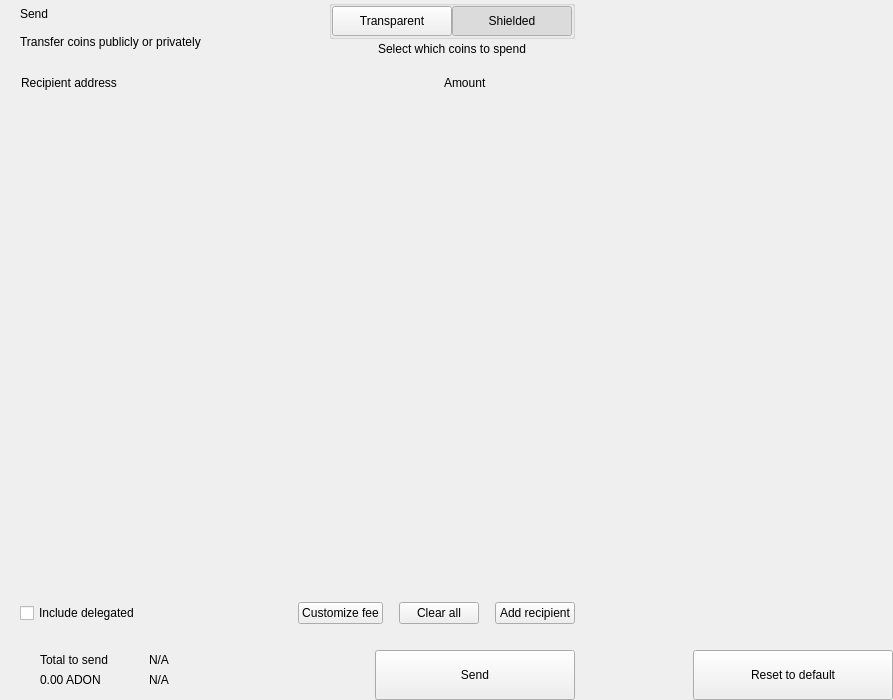
<?xml version="1.0" encoding="UTF-8"?>
<ui version="4.0">
 <class>send</class>
 <widget class="QWidget" name="send">
  <property name="geometry">
   <rect>
    <x>0</x>
    <y>0</y>
    <width>893</width>
    <height>700</height>
   </rect>
  </property>
  <property name="windowTitle">
   <string notr="true">N/A</string>
  </property>
  <layout class="QHBoxLayout" name="horizontalLayout_2" stretch="2,1">
   <property name="spacing">
    <number>0</number>
   </property>
   <property name="leftMargin">
    <number>0</number>
   </property>
   <property name="topMargin">
    <number>0</number>
   </property>
   <property name="rightMargin">
    <number>0</number>
   </property>
   <property name="bottomMargin">
    <number>0</number>
   </property>
   <item>
    <widget class="QWidget" name="left" native="true">
     <layout class="QVBoxLayout" name="verticalLayout_3">
      <property name="spacing">
       <number>0</number>
      </property>
      <property name="leftMargin">
       <number>0</number>
      </property>
      <property name="topMargin">
       <number>0</number>
      </property>
      <property name="rightMargin">
       <number>0</number>
      </property>
      <property name="bottomMargin">
       <number>0</number>
      </property>
      <item>
       <layout class="QVBoxLayout" name="verticalLayout_22" stretch="0,0,0,1,0,0,0,0">
        <property name="spacing">
         <number>0</number>
        </property>
        <item>
         <layout class="QHBoxLayout" name="horizontalLayout_3">
          <property name="spacing">
           <number>0</number>
          </property>
          <property name="leftMargin">
           <number>20</number>
          </property>
          <property name="rightMargin">
           <number>20</number>
          </property>
          <item>
           <layout class="QVBoxLayout" name="verticalLayout">
            <property name="spacing">
             <number>0</number>
            </property>
            <item>
             <widget class="QLabel" name="labelTitle">
              <property name="text">
               <string>Send</string>
              </property>
              <property name="alignment">
               <set>Qt::AlignLeading|Qt::AlignLeft|Qt::AlignVCenter</set>
              </property>
             </widget>
            </item>
            <item>
             <widget class="QLabel" name="labelSubtitle1">
              <property name="text">
               <string>Transfer coins publicly or privately</string>
              </property>
             </widget>
            </item>
           </layout>
          </item>
          <item>
           <spacer name="horizontalSpacer">
            <property name="orientation">
             <enum>Qt::Horizontal</enum>
            </property>
            <property name="sizeHint" stdset="0">
             <size>
              <width>40</width>
              <height>20</height>
             </size>
            </property>
           </spacer>
          </item>
          <item>
           <layout class="QVBoxLayout" name="verticalLayout_6">
            <property name="spacing">
             <number>3</number>
            </property>
            <item alignment="Qt::AlignHCenter">
             <widget class="QGroupBox" name="groupBox">
              <property name="styleSheet">
               <string notr="true">#groupBox{
padding-top:2px;
}</string>
              </property>
              <property name="title">
               <string/>
              </property>
              <property name="alignment">
               <set>Qt::AlignCenter</set>
              </property>
              <layout class="QHBoxLayout" name="horizontalLayout_4">
               <property name="spacing">
                <number>0</number>
               </property>
               <property name="leftMargin">
                <number>0</number>
               </property>
               <property name="topMargin">
                <number>0</number>
               </property>
               <property name="rightMargin">
                <number>0</number>
               </property>
               <property name="bottomMargin">
                <number>0</number>
               </property>
               <item>
                <widget class="QPushButton" name="pushLeft">
                 <property name="minimumSize">
                  <size>
                   <width>120</width>
                   <height>30</height>
                  </size>
                 </property>
                 <property name="maximumSize">
                  <size>
                   <width>120</width>
                   <height>30</height>
                  </size>
                 </property>
                 <property name="focusPolicy">
                  <enum>Qt::NoFocus</enum>
                 </property>
                 <property name="text">
                  <string>Transparent</string>
                 </property>
                 <property name="checkable">
                  <bool>true</bool>
                 </property>
                 <property name="autoExclusive">
                  <bool>true</bool>
                 </property>
                </widget>
               </item>
               <item>
                <widget class="QPushButton" name="pushRight">
                 <property name="minimumSize">
                  <size>
                   <width>120</width>
                   <height>30</height>
                  </size>
                 </property>
                 <property name="maximumSize">
                  <size>
                   <width>120</width>
                   <height>30</height>
                  </size>
                 </property>
                 <property name="focusPolicy">
                  <enum>Qt::NoFocus</enum>
                 </property>
                 <property name="text">
                  <string>Shielded</string>
                 </property>
                 <property name="checkable">
                  <bool>true</bool>
                 </property>
                 <property name="checked">
                  <bool>true</bool>
                 </property>
                 <property name="autoExclusive">
                  <bool>true</bool>
                 </property>
                </widget>
               </item>
              </layout>
             </widget>
            </item>
            <item alignment="Qt::AlignHCenter|Qt::AlignTop">
             <widget class="QLabel" name="labelSubtitle2">
              <property name="styleSheet">
               <string notr="true"/>
              </property>
              <property name="text">
               <string>Select which coins to spend</string>
              </property>
              <property name="alignment">
               <set>Qt::AlignCenter</set>
              </property>
              <property name="indent">
               <number>0</number>
              </property>
             </widget>
            </item>
           </layout>
          </item>
         </layout>
        </item>
        <item>
         <spacer name="verticalSpacer_2">
          <property name="orientation">
           <enum>Qt::Vertical</enum>
          </property>
          <property name="sizeType">
           <enum>QSizePolicy::Fixed</enum>
          </property>
          <property name="sizeHint" stdset="0">
           <size>
            <width>20</width>
            <height>20</height>
           </size>
          </property>
         </spacer>
        </item>
        <item>
         <layout class="QHBoxLayout" name="horizontalLayout" stretch="6,0,2">
          <property name="spacing">
           <number>0</number>
          </property>
          <property name="leftMargin">
           <number>10</number>
          </property>
          <property name="topMargin">
           <number>0</number>
          </property>
          <property name="rightMargin">
           <number>20</number>
          </property>
          <property name="bottomMargin">
           <number>0</number>
          </property>
          <item>
           <widget class="QLabel" name="labelSubtitleAddress">
            <property name="styleSheet">
             <string notr="true">margin-left:8px;</string>
            </property>
            <property name="text">
             <string>Recipient address</string>
            </property>
           </widget>
          </item>
          <item>
           <spacer name="horizontalSpacer_3">
            <property name="orientation">
             <enum>Qt::Horizontal</enum>
            </property>
            <property name="sizeType">
             <enum>QSizePolicy::Fixed</enum>
            </property>
            <property name="sizeHint" stdset="0">
             <size>
              <width>40</width>
              <height>1</height>
             </size>
            </property>
           </spacer>
          </item>
          <item>
           <widget class="QLabel" name="labelSubtitleAmount">
            <property name="text">
             <string>Amount</string>
            </property>
           </widget>
          </item>
         </layout>
        </item>
        <item>
         <widget class="QScrollArea" name="scrollArea">
          <property name="minimumSize">
           <size>
            <width>0</width>
            <height>350</height>
           </size>
          </property>
          <property name="styleSheet">
           <string notr="true">#scrollArea {
            background:transparent;
            margin-top:10px;
}</string>
          </property>
          <property name="horizontalScrollBarPolicy">
           <enum>Qt::ScrollBarAlwaysOff</enum>
          </property>
          <property name="sizeAdjustPolicy">
           <enum>QAbstractScrollArea::AdjustIgnored</enum>
          </property>
          <property name="widgetResizable">
           <bool>true</bool>
          </property>
          <property name="alignment">
           <set>Qt::AlignLeading|Qt::AlignLeft|Qt::AlignTop</set>
          </property>
          <widget class="QWidget" name="scrollAreaWidgetContents">
           <property name="geometry">
            <rect>
             <x>0</x>
             <y>0</y>
             <width>591</width>
             <height>16</height>
            </rect>
           </property>
           <property name="sizePolicy">
            <sizepolicy hsizetype="Preferred" vsizetype="Maximum">
             <horstretch>0</horstretch>
             <verstretch>0</verstretch>
            </sizepolicy>
           </property>
           <property name="autoFillBackground">
            <bool>false</bool>
           </property>
           <property name="styleSheet">
            <string notr="true">#scrollAreaWidgetContents {
             background:transparent;
             }</string>
           </property>
           <layout class="QVBoxLayout" name="verticalLayout_7">
            <property name="spacing">
             <number>0</number>
            </property>
            <property name="sizeConstraint">
             <enum>QLayout::SetDefaultConstraint</enum>
            </property>
            <property name="leftMargin">
             <number>0</number>
            </property>
            <property name="topMargin">
             <number>0</number>
            </property>
            <property name="rightMargin">
             <number>0</number>
            </property>
            <property name="bottomMargin">
             <number>0</number>
            </property>
           </layout>
          </widget>
         </widget>
        </item>
        <item>
         <spacer name="verticalSpacer_4">
          <property name="orientation">
           <enum>Qt::Vertical</enum>
          </property>
          <property name="sizeType">
           <enum>QSizePolicy::Fixed</enum>
          </property>
          <property name="sizeHint" stdset="0">
           <size>
            <width>20</width>
            <height>20</height>
           </size>
          </property>
         </spacer>
        </item>
        <item>
         <layout class="QHBoxLayout" name="horizontalLayout_20">
          <property name="spacing">
           <number>6</number>
          </property>
          <property name="leftMargin">
           <number>20</number>
          </property>
          <property name="rightMargin">
           <number>20</number>
          </property>
          <item>
           <widget class="QCheckBox" name="checkBoxDelegations">
            <property name="layoutDirection">
             <enum>Qt::LeftToRight</enum>
            </property>
            <property name="text">
             <string>Include delegated</string>
            </property>
           </widget>
          </item>
          <item>
           <spacer name="horizontalSpacer_4">
            <property name="orientation">
             <enum>Qt::Horizontal</enum>
            </property>
            <property name="sizeHint" stdset="0">
             <size>
              <width>10</width>
              <height>20</height>
             </size>
            </property>
           </spacer>
          </item>
          <item>
           <widget class="QPushButton" name="pushButtonFee">
            <property name="focusPolicy">
             <enum>Qt::NoFocus</enum>
            </property>
            <property name="text">
             <string>Customize fee</string>
            </property>
           </widget>
          </item>
          <item>
           <spacer name="horizontalSpacer_11">
            <property name="orientation">
             <enum>Qt::Horizontal</enum>
            </property>
            <property name="sizeType">
             <enum>QSizePolicy::Minimum</enum>
            </property>
            <property name="sizeHint" stdset="0">
             <size>
              <width>10</width>
              <height>20</height>
             </size>
            </property>
           </spacer>
          </item>
          <item>
           <widget class="QPushButton" name="pushButtonClear">
            <property name="focusPolicy">
             <enum>Qt::NoFocus</enum>
            </property>
            <property name="layoutDirection">
             <enum>Qt::RightToLeft</enum>
            </property>
            <property name="text">
             <string>Clear all</string>
            </property>
           </widget>
          </item>
          <item>
           <spacer name="horizontalSpacer_6">
            <property name="orientation">
             <enum>Qt::Horizontal</enum>
            </property>
            <property name="sizeType">
             <enum>QSizePolicy::Fixed</enum>
            </property>
            <property name="sizeHint" stdset="0">
             <size>
              <width>10</width>
              <height>20</height>
             </size>
            </property>
           </spacer>
          </item>
          <item>
           <widget class="QPushButton" name="pushButtonAddRecipient">
            <property name="focusPolicy">
             <enum>Qt::NoFocus</enum>
            </property>
            <property name="text">
             <string>Add recipient</string>
            </property>
           </widget>
          </item>
         </layout>
        </item>
        <item>
         <spacer name="verticalSpacer">
          <property name="orientation">
           <enum>Qt::Vertical</enum>
          </property>
          <property name="sizeType">
           <enum>QSizePolicy::Fixed</enum>
          </property>
          <property name="sizeHint" stdset="0">
           <size>
            <width>20</width>
            <height>16</height>
           </size>
          </property>
         </spacer>
        </item>
        <item>
         <layout class="QHBoxLayout" name="horizontalLayout_7">
          <property name="rightMargin">
           <number>20</number>
          </property>
          <item>
           <layout class="QHBoxLayout" name="horizontalLayout_10">
            <property name="spacing">
             <number>0</number>
            </property>
            <property name="leftMargin">
             <number>8</number>
            </property>
            <item>
             <widget class="QStackedWidget" name="stackedWidget">
              <property name="minimumSize">
               <size>
                <width>0</width>
                <height>60</height>
               </size>
              </property>
              <property name="maximumSize">
               <size>
                <width>16777215</width>
                <height>60</height>
               </size>
              </property>
              <widget class="QWidget" name="page1">
               <layout class="QVBoxLayout" name="verticalLayout_71" stretch="0">
                <property name="spacing">
                 <number>6</number>
                </property>
                <property name="leftMargin">
                 <number>12</number>
                </property>
                <property name="topMargin">
                 <number>0</number>
                </property>
                <property name="rightMargin">
                 <number>0</number>
                </property>
                <property name="bottomMargin">
                 <number>0</number>
                </property>
                <item>
                 <widget class="QWidget" name="coinWidget" native="true">
                  <property name="minimumSize">
                   <size>
                    <width>0</width>
                    <height>60</height>
                   </size>
                  </property>
                  <property name="maximumSize">
                   <size>
                    <width>16777215</width>
                    <height>60</height>
                   </size>
                  </property>
                  <layout class="QHBoxLayout" name="horizontalLayout_9">
                   <property name="spacing">
                    <number>0</number>
                   </property>
                   <property name="leftMargin">
                    <number>20</number>
                   </property>
                   <property name="topMargin">
                    <number>10</number>
                   </property>
                   <property name="rightMargin">
                    <number>20</number>
                   </property>
                   <property name="bottomMargin">
                    <number>10</number>
                   </property>
                   <item>
                    <layout class="QVBoxLayout" name="verticalSend">
                     <property name="spacing">
                      <number>0</number>
                     </property>
                     <item>
                      <widget class="QLabel" name="labelTitleTotalSend">
                       <property name="text">
                        <string>Total to send</string>
                       </property>
                      </widget>
                     </item>
                     <item>
                      <widget class="QLabel" name="labelAmountSend">
                       <property name="text">
                        <string notr="true">0.00 ADON</string>
                       </property>
                      </widget>
                     </item>
                    </layout>
                   </item>
                   <item>
                    <spacer name="horizontalSpacer_9">
                     <property name="orientation">
                      <enum>Qt::Horizontal</enum>
                     </property>
                     <property name="sizeType">
                      <enum>QSizePolicy::Fixed</enum>
                     </property>
                     <property name="sizeHint" stdset="0">
                      <size>
                       <width>20</width>
                       <height>20</height>
                      </size>
                     </property>
                    </spacer>
                   </item>
                   <item>
                    <widget class="QLabel" name="labelLine">
                     <property name="minimumSize">
                      <size>
                       <width>1</width>
                       <height>0</height>
                      </size>
                     </property>
                     <property name="maximumSize">
                      <size>
                       <width>1</width>
                       <height>16777215</height>
                      </size>
                     </property>
                     <property name="text">
                      <string/>
                     </property>
                    </widget>
                   </item>
                   <item>
                    <spacer name="horizontalSpacer_10">
                     <property name="orientation">
                      <enum>Qt::Horizontal</enum>
                     </property>
                     <property name="sizeType">
                      <enum>QSizePolicy::Fixed</enum>
                     </property>
                     <property name="sizeHint" stdset="0">
                      <size>
                       <width>20</width>
                       <height>20</height>
                      </size>
                     </property>
                    </spacer>
                   </item>
                   <item>
                    <layout class="QVBoxLayout" name="verticalRemaining">
                     <property name="spacing">
                      <number>0</number>
                     </property>
                     <item>
                      <widget class="QLabel" name="labelTitleTotalRemaining">
                       <property name="text">
                        <string notr="true">N/A</string>
                       </property>
                      </widget>
                     </item>
                     <item>
                      <widget class="QLabel" name="labelAmountRemaining">
                       <property name="text">
                        <string notr="true">N/A</string>
                       </property>
                      </widget>
                     </item>
                    </layout>
                   </item>
                  </layout>
                 </widget>
                </item>
               </layout>
              </widget>
              <widget class="QWidget" name="page_2"/>
             </widget>
            </item>
           </layout>
          </item>
          <item>
           <spacer name="horizontalSpacer_5">
            <property name="orientation">
             <enum>Qt::Horizontal</enum>
            </property>
            <property name="sizeType">
             <enum>QSizePolicy::Expanding</enum>
            </property>
            <property name="sizeHint" stdset="0">
             <size>
              <width>40</width>
              <height>20</height>
             </size>
            </property>
           </spacer>
          </item>
          <item alignment="Qt::AlignBottom">
           <widget class="QPushButton" name="pushButtonSave">
            <property name="minimumSize">
             <size>
              <width>200</width>
              <height>50</height>
             </size>
            </property>
            <property name="maximumSize">
             <size>
              <width>200</width>
              <height>50</height>
             </size>
            </property>
            <property name="focusPolicy">
             <enum>Qt::NoFocus</enum>
            </property>
            <property name="text">
             <string>Send</string>
            </property>
           </widget>
          </item>
         </layout>
        </item>
       </layout>
      </item>
     </layout>
    </widget>
   </item>
   <item>
    <widget class="QWidget" name="right" native="true">
     <layout class="QVBoxLayout" name="verticalLayout_5">
      <property name="leftMargin">
       <number>0</number>
      </property>
      <property name="topMargin">
       <number>0</number>
      </property>
      <property name="rightMargin">
       <number>0</number>
      </property>
      <property name="bottomMargin">
       <number>0</number>
      </property>
      <item>
       <layout class="QVBoxLayout" name="verticalLayout_4">
        <property name="spacing">
         <number>6</number>
        </property>
        <item>
         <widget class="OptionButton" name="btnCoinControl" native="true">
          <property name="minimumSize">
           <size>
            <width>0</width>
            <height>50</height>
           </size>
          </property>
         </widget>
        </item>
        <item>
         <widget class="OptionButton" name="btnChangeAddress" native="true">
          <property name="minimumSize">
           <size>
            <width>0</width>
            <height>50</height>
           </size>
          </property>
         </widget>
        </item>
        <item>
         <widget class="OptionButton" name="btnUri" native="true">
          <property name="minimumSize">
           <size>
            <width>0</width>
            <height>50</height>
           </size>
          </property>
         </widget>
        </item>
        <item>
         <widget class="OptionButton" name="btnShieldCoins" native="true">
          <property name="minimumSize">
           <size>
            <width>0</width>
            <height>50</height>
           </size>
          </property>
         </widget>
        </item>
        <item>
         <spacer name="verticalSpacer_5">
          <property name="orientation">
           <enum>Qt::Vertical</enum>
          </property>
          <property name="sizeHint" stdset="0">
           <size>
            <width>20</width>
            <height>40</height>
           </size>
          </property>
         </spacer>
        </item>
        <item>
         <layout class="QHBoxLayout" name="horizontalLayout_8">
          <item>
           <spacer name="horizontalSpacer_7">
            <property name="orientation">
             <enum>Qt::Horizontal</enum>
            </property>
            <property name="sizeHint" stdset="0">
             <size>
              <width>40</width>
              <height>20</height>
             </size>
            </property>
           </spacer>
          </item>
          <item>
           <widget class="QPushButton" name="pushButtonReset">
            <property name="minimumSize">
             <size>
              <width>200</width>
              <height>50</height>
             </size>
            </property>
            <property name="maximumSize">
             <size>
              <width>200</width>
              <height>50</height>
             </size>
            </property>
            <property name="focusPolicy">
             <enum>Qt::NoFocus</enum>
            </property>
            <property name="text">
             <string>Reset to default</string>
            </property>
           </widget>
          </item>
         </layout>
        </item>
       </layout>
      </item>
     </layout>
    </widget>
   </item>
  </layout>
 </widget>
 <customwidgets>
  <customwidget>
   <class>OptionButton</class>
   <extends>QWidget</extends>
   <header>qt/adon/optionbutton.h</header>
   <container>1</container>
  </customwidget>
 </customwidgets>
 <resources/>
 <connections/>
</ui>
